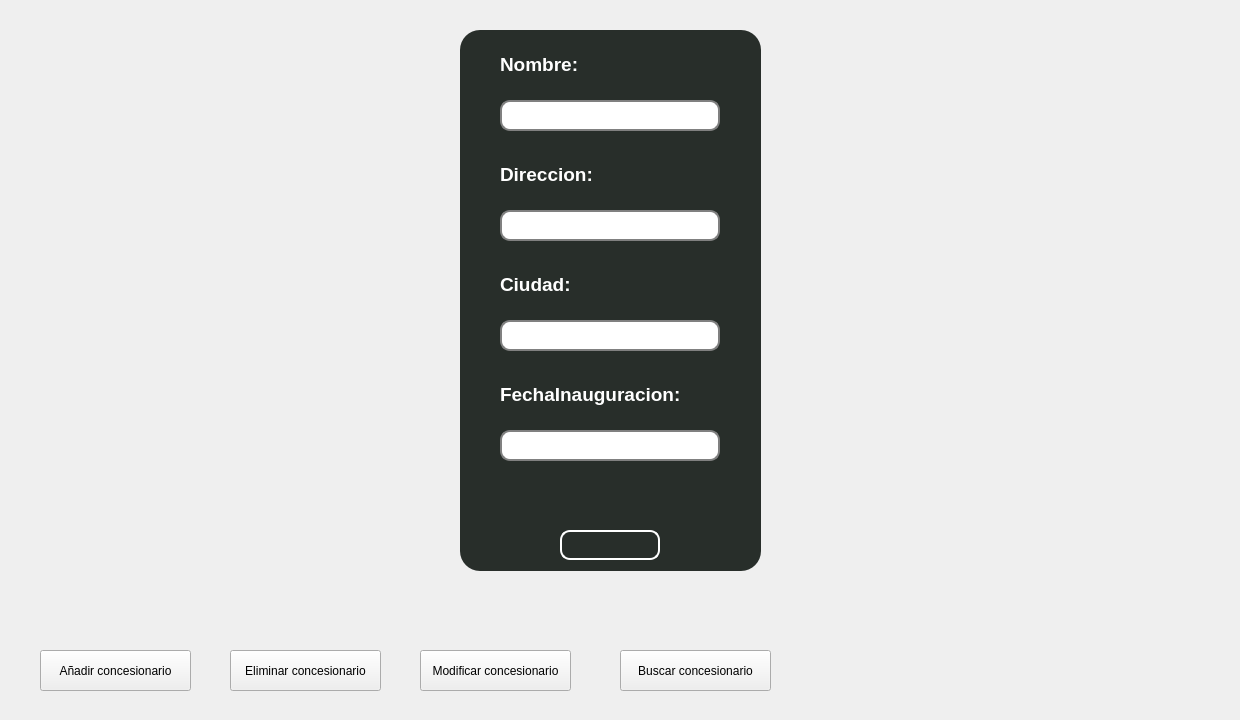
<?xml version="1.0" encoding="UTF-8"?>
<ui version="4.0">
 <class>MainWindow</class>
 <widget class="QMainWindow" name="MainWindow">
  <property name="geometry">
   <rect>
    <x>0</x>
    <y>0</y>
    <width>1240</width>
    <height>720</height>
   </rect>
  </property>
  <property name="windowTitle">
   <string>MainWindow</string>
  </property>
  <widget class="QWidget" name="centralwidget">
   <widget class="QLabel" name="label">
    <property name="geometry">
     <rect>
      <x>0</x>
      <y>0</y>
      <width>1240</width>
      <height>720</height>
     </rect>
    </property>
    <property name="styleSheet">
     <string notr="true">background-image: url(:/direccion/nissan_skyline_gt_r_r34-HD2.jpg);</string>
    </property>
    <property name="text">
     <string/>
    </property>
    <property name="pixmap">
     <pixmap resource="nissan.qrc">:/direccion/nissan_skyline_gt_r_r34-HD2.jpg</pixmap>
    </property>
    <property name="scaledContents">
     <bool>true</bool>
    </property>
   </widget>
   <widget class="QPushButton" name="aniadirCon">
    <property name="geometry">
     <rect>
      <x>40</x>
      <y>650</y>
      <width>151</width>
      <height>41</height>
     </rect>
    </property>
    <property name="text">
     <string>Añadir concesionario</string>
    </property>
   </widget>
   <widget class="QPushButton" name="eliminarCon">
    <property name="geometry">
     <rect>
      <x>230</x>
      <y>650</y>
      <width>151</width>
      <height>41</height>
     </rect>
    </property>
    <property name="text">
     <string>Eliminar concesionario</string>
    </property>
   </widget>
   <widget class="QPushButton" name="atras">
    <property name="geometry">
     <rect>
      <x>1160</x>
      <y>650</y>
      <width>51</width>
      <height>51</height>
     </rect>
    </property>
    <property name="styleSheet">
     <string notr="true">#atras{
border-image: url(:/direccion/botonAtrasBlanco.png);
background-color: transparent;
background: none;
border: none;
background-repeat: none;
}
#atras:pressed{
border-image: url(:/direccion/bottonAtrasBlancoAzul.jpg);
background-color: transparent;
background: none;
border: none;
background-repeat: none;
}</string>
    </property>
    <property name="text">
     <string/>
    </property>
   </widget>
   <widget class="QPushButton" name="ModificarCon">
    <property name="geometry">
     <rect>
      <x>420</x>
      <y>650</y>
      <width>151</width>
      <height>41</height>
     </rect>
    </property>
    <property name="text">
     <string>Modificar concesionario</string>
    </property>
   </widget>
   <widget class="QPushButton" name="BuscarCon">
    <property name="geometry">
     <rect>
      <x>620</x>
      <y>650</y>
      <width>151</width>
      <height>41</height>
     </rect>
    </property>
    <property name="text">
     <string>Buscar concesionario</string>
    </property>
   </widget>
   <widget class="QFrame" name="frameAniaidir">
    <property name="enabled">
     <bool>true</bool>
    </property>
    <property name="geometry">
     <rect>
      <x>460</x>
      <y>30</y>
      <width>301</width>
      <height>541</height>
     </rect>
    </property>
    <property name="styleSheet">
     <string notr="true">background-color: #282e2a;
border-radius: 20px;</string>
    </property>
    <property name="frameShape">
     <enum>QFrame::StyledPanel</enum>
    </property>
    <property name="frameShadow">
     <enum>QFrame::Raised</enum>
    </property>
    <widget class="QLabel" name="DNI">
     <property name="geometry">
      <rect>
       <x>40</x>
       <y>10</y>
       <width>220</width>
       <height>50</height>
      </rect>
     </property>
     <property name="font">
      <font>
       <pointsize>14</pointsize>
      </font>
     </property>
     <property name="text">
      <string>&lt;html&gt;&lt;head/&gt;&lt;body&gt;&lt;p&gt;&lt;span style=&quot; font-weight:600; color:#ffffff;&quot;&gt;Nombre:&lt;/span&gt;&lt;/p&gt;&lt;/body&gt;&lt;/html&gt;</string>
     </property>
    </widget>
    <widget class="QLineEdit" name="LineaDni">
     <property name="geometry">
      <rect>
       <x>40</x>
       <y>70</y>
       <width>220</width>
       <height>31</height>
      </rect>
     </property>
     <property name="styleSheet">
      <string notr="true">background-color:white;

border: 2px solid gray;
border-radius: 10px; /* Ajusta el radio según tus preferencias */
padding: 5px; /* Opcional: ajusta el espaciado interior */

</string>
     </property>
     <property name="text">
      <string/>
     </property>
    </widget>
    <widget class="QLabel" name="Contra">
     <property name="geometry">
      <rect>
       <x>40</x>
       <y>120</y>
       <width>220</width>
       <height>50</height>
      </rect>
     </property>
     <property name="font">
      <font>
       <pointsize>14</pointsize>
      </font>
     </property>
     <property name="text">
      <string>&lt;html&gt;&lt;head/&gt;&lt;body&gt;&lt;p&gt;&lt;span style=&quot; font-weight:600; color:#ffffff;&quot;&gt;Direccion:&lt;/span&gt;&lt;/p&gt;&lt;/body&gt;&lt;/html&gt;</string>
     </property>
    </widget>
    <widget class="QLineEdit" name="LineaContra">
     <property name="geometry">
      <rect>
       <x>40</x>
       <y>180</y>
       <width>220</width>
       <height>31</height>
      </rect>
     </property>
     <property name="styleSheet">
      <string notr="true">background-color:white;

border: 2px solid gray;
border-radius: 10px; /* Ajusta el radio según tus preferencias */
padding: 5px; /* Opcional: ajusta el espaciado interior */

</string>
     </property>
     <property name="text">
      <string/>
     </property>
    </widget>
    <widget class="QPushButton" name="IniciarSesion">
     <property name="geometry">
      <rect>
       <x>100</x>
       <y>500</y>
       <width>100</width>
       <height>30</height>
      </rect>
     </property>
     <property name="font">
      <font>
       <weight>75</weight>
       <bold>true</bold>
      </font>
     </property>
     <property name="styleSheet">
      <string notr="true">border: 2px solid white;
border-radius: 10px; /* Ajusta el radio según tus preferencias */
color: white;</string>
     </property>
     <property name="text">
      <string/>
     </property>
    </widget>
    <widget class="QLabel" name="Incorrecto">
     <property name="enabled">
      <bool>true</bool>
     </property>
     <property name="geometry">
      <rect>
       <x>10</x>
       <y>460</y>
       <width>281</width>
       <height>21</height>
      </rect>
     </property>
     <property name="text">
      <string>&lt;html&gt;&lt;head/&gt;&lt;body&gt;&lt;p align=&quot;center&quot;&gt;&lt;br/&gt;&lt;/p&gt;&lt;/body&gt;&lt;/html&gt;</string>
     </property>
    </widget>
    <widget class="QLineEdit" name="LineaContra_2">
     <property name="geometry">
      <rect>
       <x>40</x>
       <y>290</y>
       <width>220</width>
       <height>31</height>
      </rect>
     </property>
     <property name="styleSheet">
      <string notr="true">background-color:white;

border: 2px solid gray;
border-radius: 10px; /* Ajusta el radio según tus preferencias */
padding: 5px; /* Opcional: ajusta el espaciado interior */

</string>
     </property>
     <property name="text">
      <string/>
     </property>
    </widget>
    <widget class="QLabel" name="Contra_2">
     <property name="geometry">
      <rect>
       <x>40</x>
       <y>230</y>
       <width>220</width>
       <height>50</height>
      </rect>
     </property>
     <property name="font">
      <font>
       <pointsize>14</pointsize>
      </font>
     </property>
     <property name="text">
      <string>&lt;html&gt;&lt;head/&gt;&lt;body&gt;&lt;p&gt;&lt;span style=&quot; font-weight:600; color:#ffffff;&quot;&gt;Ciudad:&lt;/span&gt;&lt;/p&gt;&lt;/body&gt;&lt;/html&gt;</string>
     </property>
    </widget>
    <widget class="QLineEdit" name="LineaContra_3">
     <property name="geometry">
      <rect>
       <x>40</x>
       <y>400</y>
       <width>220</width>
       <height>31</height>
      </rect>
     </property>
     <property name="styleSheet">
      <string notr="true">background-color:white;

border: 2px solid gray;
border-radius: 10px; /* Ajusta el radio según tus preferencias */
padding: 5px; /* Opcional: ajusta el espaciado interior */

</string>
     </property>
     <property name="text">
      <string/>
     </property>
    </widget>
    <widget class="QLabel" name="Contra_3">
     <property name="geometry">
      <rect>
       <x>40</x>
       <y>340</y>
       <width>241</width>
       <height>50</height>
      </rect>
     </property>
     <property name="font">
      <font>
       <pointsize>14</pointsize>
      </font>
     </property>
     <property name="text">
      <string>&lt;html&gt;&lt;head/&gt;&lt;body&gt;&lt;p&gt;&lt;span style=&quot; font-weight:600; color:#ffffff;&quot;&gt;FechaInauguracion:&lt;/span&gt;&lt;/p&gt;&lt;/body&gt;&lt;/html&gt;</string>
     </property>
    </widget>
   </widget>
  </widget>
 </widget>
 <resources>
  <include location="nissan.qrc"/>
  <include location="botonAtrasBlanco.qrc"/>
 </resources>
 <connections/>
</ui>
